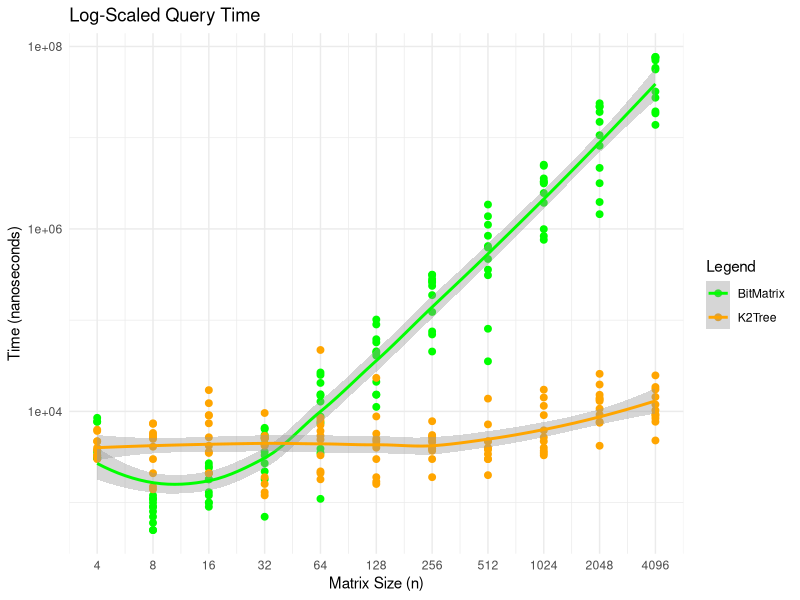
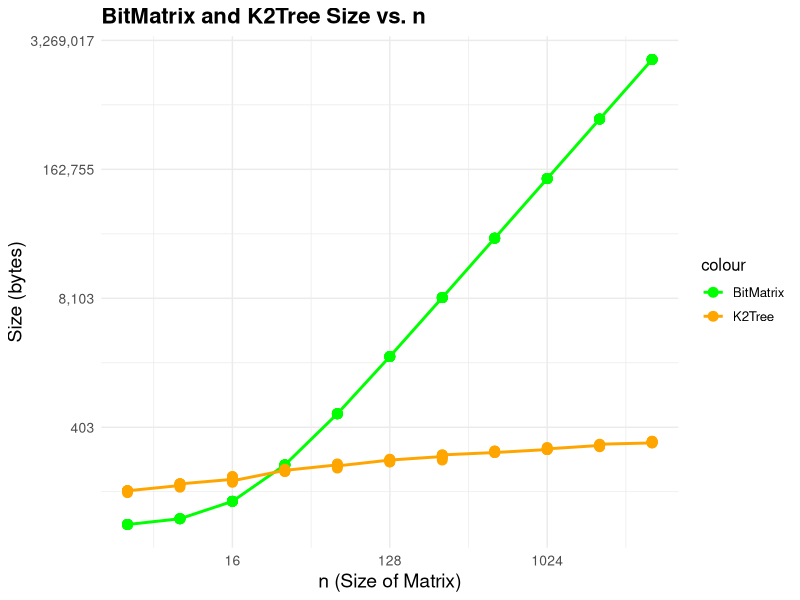
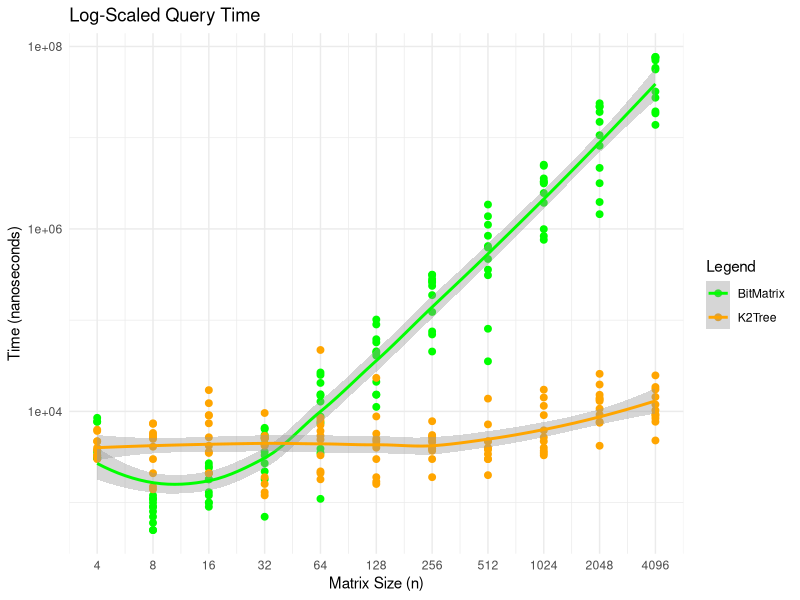
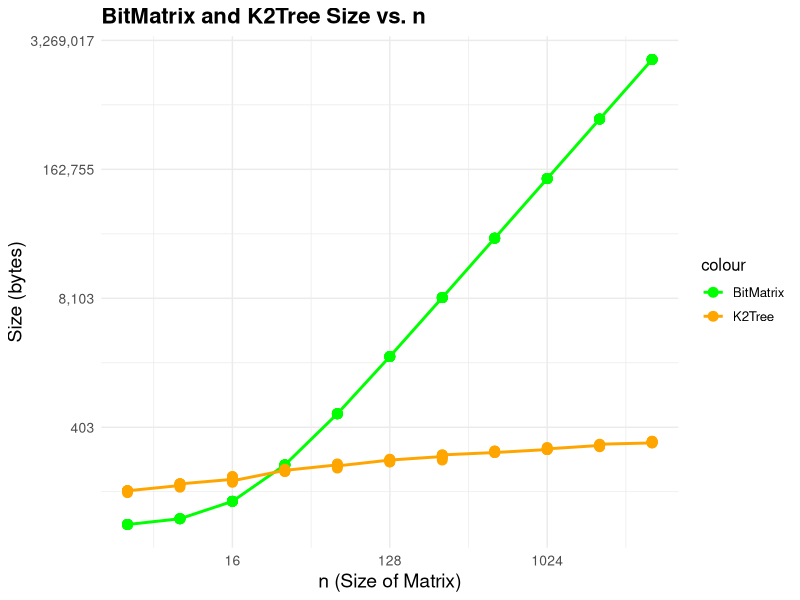

Reproduce these figures in R, in order.
library(ggplot2)
library(scales)

data <- read.csv("data/time.csv")

n_breakpoints <- c(4, 8, 16, 32, 64, 128, 256, 512, 1024, 2048, 4096)

time_plot <- ggplot(data) +
  geom_point(aes(x = n, y = bitmatrix, color = "BitMatrix"), size = 2) +
  geom_point(aes(x = n, y = k2tree, color = "K2Tree"), size = 2) +
  geom_smooth(aes(x = n, y = bitmatrix, color = "BitMatrix"), method = "loess") +
  geom_smooth(aes(x = n, y = k2tree, color = "K2Tree"), method = "loess") +
  scale_x_log10() +
  scale_y_log10() +
  labs(title = "Log-Scaled Query Time",
       x = "Matrix Size (n)",
       y = "Time (nanoseconds)",
       color = "Legend") +
  theme_minimal() +
  scale_color_manual(values = c("BitMatrix" = "green", "K2Tree" = "orange")) +
  scale_x_log10(breaks = n_breakpoints)

ggsave("img/TIME.png", plot = time_plot, width = 10, height = 6, dpi = 300)

print(time_plot)

data <- read.csv("data/space.csv")

data$bitmatrix <- as.numeric(gsub("a", "", as.character(data$bitmatrix)))
data$k2tree <- as.numeric(gsub("a", "", as.character(data$k2tree)))
data <- na.omit(data)

space_plot <- ggplot(data) +
  geom_line(aes(x = n, y = bitmatrix, color = "BitMatrix"), size = 1) +
  geom_point(aes(x = n, y = bitmatrix, color = "BitMatrix"), size = 3) +
  geom_line(aes(x = n, y = k2tree, color = "K2Tree"), size = 1) +
  geom_point(aes(x = n, y = k2tree, color = "K2Tree"), size = 3) +
  scale_x_continuous(trans = 'log2') +
  scale_y_continuous(trans = 'log', labels = label_comma(accuracy = 1)) + # Format Y-axis labels without decimals
  labs(title = "BitMatrix and K2Tree Size vs. n",
       x = "n (Size of Matrix)",
       y = "Size (bytes)") +
  scale_color_manual(values = c("BitMatrix" = "green", "K2Tree" = "orange")) +
  theme_minimal() +
  theme(text = element_text(size = 12),
        axis.title = element_text(size = 14),
        axis.text = element_text(size = 10),
        plot.title = element_text(size = 16, face = "bold"))

print(space_plot)

ggsave("img/SPACE.png", plot = space_plot, width = 10, height = 6, dpi = 300)
